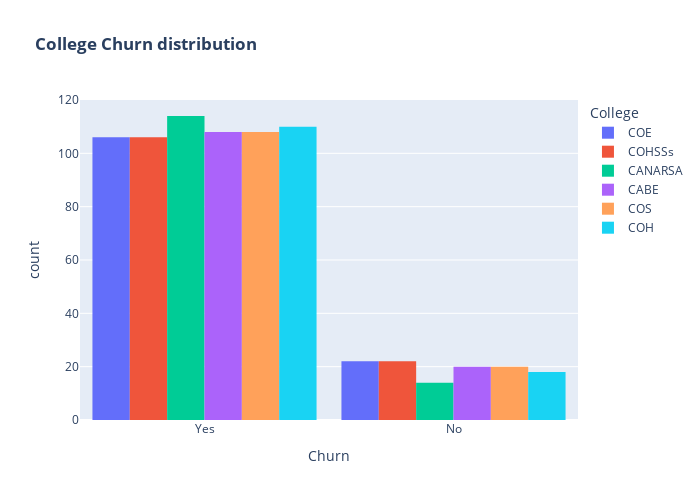

The notebook cell saved with this chart:
### Markdown cell above
>There is negligible difference in customer percentage who chanaged or terminated their vodafone service. Both genders behaved in similar fashion when it comes to migrating to another service provider or stop using the vodafone.

### Code cell
fig = px.histogram(data, x="Churn", color="College", barmode="group", title="<b>College Churn distribution<b>")
fig.update_layout(width=700, height=500, bargap=0.1)
fig.show()

### Figure 1 — Plotly figure (JSON) as saved in the notebook; plotly's stock layout.template omitted (floating-point values rounded to 4 significant figures)
{"data": [{"alignmentgroup": "True", "bingroup": "x", "hovertemplate": "College=COE<br>Churn=%{x}<br>count=%{y}<extra></extra>", "legendgroup": "COE", "marker": {"color": "#636efa", "pattern": {"shape": ""}}, "name": "COE", "offsetgroup": "COE", "orientation": "v", "showlegend": true, "type": "histogram", "x": ["Yes", "Yes", "Yes", "No", "Yes", "Yes", "Yes", "Yes", "No", "No", "Yes", "Yes", "Yes", "Yes", "Yes", "Yes", "Yes", "Yes", "No", "Yes", "Yes", "No", "Yes", "No", "Yes", "Yes", "No", "No", "Yes", "Yes", "Yes", "Yes", "Yes", "Yes", "No", "Yes", "No", "No", "No", "Yes", "No", "Yes", "Yes", "Yes", "Yes", "No", "Yes", "Yes", "Yes", "Yes", "Yes", "Yes", "Yes", "Yes", "Yes", "Yes", "Yes", "Yes", "Yes", "Yes", "Yes", "No", "No", "Yes", "Yes", "Yes", "No", "Yes", "Yes", "Yes", "Yes", "Yes", "Yes", "Yes", "Yes", "Yes", "Yes", "Yes", "Yes", "Yes", "Yes", "Yes", "Yes", "Yes", "Yes", "Yes", "No", "Yes", "Yes", "Yes", "Yes", "Yes", "Yes", "Yes", "Yes", "Yes", "No", "Yes", "No", "Yes", "Yes", "Yes", "Yes", "Yes", "Yes", "Yes", "Yes", "Yes", "Yes", "Yes", "No", "Yes", "Yes", "Yes", "Yes", "Yes", "Yes", "Yes", "Yes", "Yes", "Yes", "Yes", "Yes", "No", "Yes", "Yes", "Yes", "Yes"], "xaxis": "x", "yaxis": "y"}, {"alignmentgroup": "True", "bingroup": "x", "hovertemplate": "College=COHSSs<br>Churn=%{x}<br>count=%{y}<extra></extra>", "legendgroup": "COHSSs", "marker": {"color": "#EF553B", "pattern": {"shape": ""}}, "name": "COHSSs", "offsetgroup": "COHSSs", "orientation": "v", "showlegend": true, "type": "histogram", "x": ["Yes", "No", "Yes", "Yes", "Yes", "No", "Yes", "No", "Yes", "No", "Yes", "Yes", "Yes", "No", "Yes", "No", "Yes", "Yes", "Yes", "Yes", "Yes", "Yes", "Yes", "No", "Yes", "No", "Yes", "Yes", "Yes", "Yes", "Yes", "Yes", "Yes", "Yes", "Yes", "No", "No", "Yes", "Yes", "Yes", "Yes", "Yes", "Yes", "Yes", "Yes", "Yes", "Yes", "Yes", "Yes", "Yes", "Yes", "Yes", "Yes", "No", "Yes", "Yes", "Yes", "Yes", "Yes", "Yes", "No", "Yes", "No", "No", "Yes", "Yes", "No", "Yes", "Yes", "Yes", "Yes", "Yes", "Yes", "Yes", "Yes", "Yes", "Yes", "Yes", "Yes", "Yes", "Yes", "Yes", "Yes", "Yes", "Yes", "Yes", "Yes", "No", "Yes", "Yes", "Yes", "Yes", "Yes", "Yes", "Yes", "Yes", "Yes", "Yes", "Yes", "Yes", "Yes", "Yes", "No", "Yes", "Yes", "Yes", "No", "Yes", "Yes", "Yes", "Yes", "Yes", "Yes", "Yes", "No", "Yes", "No", "Yes", "No", "Yes", "Yes", "No", "Yes", "Yes", "Yes", "Yes", "Yes", "Yes"], "xaxis": "x", "yaxis": "y"}, {"alignmentgroup": "True", "bingroup": "x", "hovertemplate": "College=CANARSA<br>Churn=%{x}<br>count=%{y}<extra></extra>", "legendgroup": "CANARSA", "marker": {"color": "#00cc96", "pattern": {"shape": ""}}, "name": "CANARSA", "offsetgroup": "CANARSA", "orientation": "v", "showlegend": true, "type": "histogram", "x": ["Yes", "Yes", "Yes", "Yes", "No", "Yes", "Yes", "Yes", "Yes", "Yes", "No", "Yes", "Yes", "Yes", "Yes", "Yes", "Yes", "Yes", "Yes", "Yes", "Yes", "Yes", "No", "Yes", "Yes", "Yes", "Yes", "Yes", "Yes", "Yes", "Yes", "Yes", "Yes", "Yes", "Yes", "Yes", "Yes", "Yes", "Yes", "Yes", "Yes", "Yes", "Yes", "Yes", "Yes", "Yes", "Yes", "Yes", "Yes", "Yes", "Yes", "Yes", "Yes", "Yes", "Yes", "Yes", "Yes", "Yes", "No", "No", "Yes", "Yes", "Yes", "Yes", "Yes", "Yes", "Yes", "Yes", "Yes", "Yes", "No", "Yes", "Yes", "Yes", "Yes", "Yes", "Yes", "Yes", "No", "Yes", "No", "No", "Yes", "Yes", "Yes", "No", "Yes", "Yes", "Yes", "Yes", "Yes", "Yes", "Yes", "Yes", "Yes", "No", "Yes", "Yes", "Yes", "No", "Yes", "Yes", "Yes", "Yes", "No", "Yes", "Yes", "Yes", "Yes", "Yes", "Yes", "Yes", "Yes", "Yes", "Yes", "Yes", "Yes", "No", "Yes", "Yes", "Yes", "Yes", "Yes", "Yes", "Yes", "Yes", "Yes", "Yes"], "xaxis": "x", "yaxis": "y"}, {"alignmentgroup": "True", "bingroup": "x", "hovertemplate": "College=CABE<br>Churn=%{x}<br>count=%{y}<extra></extra>", "legendgroup": "CABE", "marker": {"color": "#ab63fa", "pattern": {"shape": ""}}, "name": "CABE", "offsetgroup": "CABE", "orientation": "v", "showlegend": true, "type": "histogram", "x": ["Yes", "Yes", "Yes", "Yes", "Yes", "Yes", "Yes", "Yes", "Yes", "Yes", "No", "Yes", "Yes", "No", "No", "Yes", "Yes", "Yes", "Yes", "Yes", "Yes", "Yes", "Yes", "Yes", "Yes", "Yes", "No", "Yes", "No", "Yes", "Yes", "Yes", "Yes", "Yes", "No", "Yes", "Yes", "No", "Yes", "Yes", "Yes", "Yes", "Yes", "Yes", "Yes", "Yes", "Yes", "No", "Yes", "Yes", "Yes", "Yes", "Yes", "Yes", "Yes", "Yes", "Yes", "Yes", "No", "Yes", "Yes", "Yes", "Yes", "Yes", "Yes", "No", "Yes", "Yes", "Yes", "Yes", "Yes", "Yes", "Yes", "Yes", "Yes", "Yes", "Yes", "Yes", "Yes", "Yes", "No", "Yes", "No", "Yes", "No", "Yes", "Yes", "Yes", "Yes", "Yes", "Yes", "Yes", "Yes", "No", "Yes", "No", "Yes", "No", "Yes", "Yes", "Yes", "Yes", "No", "Yes", "Yes", "Yes", "Yes", "Yes", "Yes", "Yes", "Yes", "Yes", "Yes", "Yes", "Yes", "Yes", "Yes", "Yes", "Yes", "Yes", "No", "Yes", "Yes", "Yes", "No", "No", "Yes", "Yes"], "xaxis": "x", "yaxis": "y"}, {"alignmentgroup": "True", "bingroup": "x", "hovertemplate": "College=COS<br>Churn=%{x}<br>count=%{y}<extra></extra>", "legendgroup": "COS", "marker": {"color": "#FFA15A", "pattern": {"shape": ""}}, "name": "COS", "offsetgroup": "COS", "orientation": "v", "showlegend": true, "type": "histogram", "x": ["Yes", "Yes", "Yes", "Yes", "Yes", "Yes", "No", "Yes", "Yes", "Yes", "Yes", "Yes", "Yes", "Yes", "Yes", "Yes", "Yes", "Yes", "Yes", "Yes", "Yes", "Yes", "No", "No", "No", "Yes", "Yes", "Yes", "Yes", "No", "Yes", "Yes", "Yes", "Yes", "Yes", "Yes", "Yes", "Yes", "Yes", "Yes", "Yes", "Yes", "Yes", "Yes", "Yes", "No", "Yes", "Yes", "No", "Yes", "Yes", "Yes", "Yes", "No", "Yes", "Yes", "Yes", "No", "Yes", "Yes", "Yes", "Yes", "Yes", "Yes", "Yes", "Yes", "Yes", "Yes", "Yes", "Yes", "Yes", "Yes", "No", "Yes", "Yes", "Yes", "Yes", "Yes", "Yes", "Yes", "Yes", "No", "Yes", "Yes", "Yes", "Yes", "Yes", "No", "Yes", "Yes", "Yes", "Yes", "Yes", "Yes", "Yes", "No", "No", "Yes", "Yes", "Yes", "Yes", "No", "Yes", "Yes", "Yes", "No", "No", "No", "Yes", "Yes", "Yes", "No", "Yes", "No", "Yes", "Yes", "Yes", "Yes", "Yes", "Yes", "Yes", "Yes", "Yes", "Yes", "Yes", "Yes", "Yes", "Yes"], "xaxis": "x", "yaxis": "y"}, {"alignmentgroup": "True", "bingroup": "x", "hovertemplate": "College=COH<br>Churn=%{x}<br>count=%{y}<extra></extra>", "legendgroup": "COH", "marker": {"color": "#19d3f3", "pattern": {"shape": ""}}, "name": "COH", "offsetgroup": "COH", "orientation": "v", "showlegend": true, "type": "histogram", "x": ["Yes", "No", "Yes", "Yes", "Yes", "Yes", "Yes", "Yes", "Yes", "Yes", "Yes", "Yes", "Yes", "Yes", "Yes", "Yes", "Yes", "Yes", "Yes", "Yes", "Yes", "Yes", "Yes", "Yes", "Yes", "Yes", "Yes", "Yes", "Yes", "Yes", "Yes", "Yes", "Yes", "Yes", "Yes", "No", "No", "Yes", "Yes", "Yes", "Yes", "Yes", "Yes", "No", "Yes", "Yes", "Yes", "Yes", "Yes", "Yes", "Yes", "Yes", "Yes", "Yes", "Yes", "Yes", "No", "Yes", "Yes", "Yes", "No", "Yes", "Yes", "No", "Yes", "No", "Yes", "Yes", "Yes", "Yes", "Yes", "Yes", "Yes", "No", "No", "No", "No", "Yes", "Yes", "Yes", "Yes", "Yes", "Yes", "No", "Yes", "Yes", "Yes", "Yes", "No", "Yes", "Yes", "Yes", "Yes", "Yes", "Yes", "Yes", "Yes", "Yes", "No", "Yes", "Yes", "No", "Yes", "No", "Yes", "Yes", "Yes", "Yes", "Yes", "Yes", "Yes", "Yes", "Yes", "No", "Yes", "Yes", "Yes", "Yes", "Yes", "Yes", "Yes", "Yes", "Yes", "Yes", "Yes", "Yes", "Yes", "Yes"], "xaxis": "x", "yaxis": "y"}], "layout": {"bargap": 0.1, "barmode": "group", "height": 500, "legend": {"title": {"text": "College"}, "tracegroupgap": 0}, "title": {"text": "<b>College Churn distribution<b>"}, "width": 700, "xaxis": {"anchor": "y", "domain": [0, 1], "title": {"text": "Churn"}}, "yaxis": {"anchor": "x", "domain": [0, 1], "title": {"text": "count"}}}}
